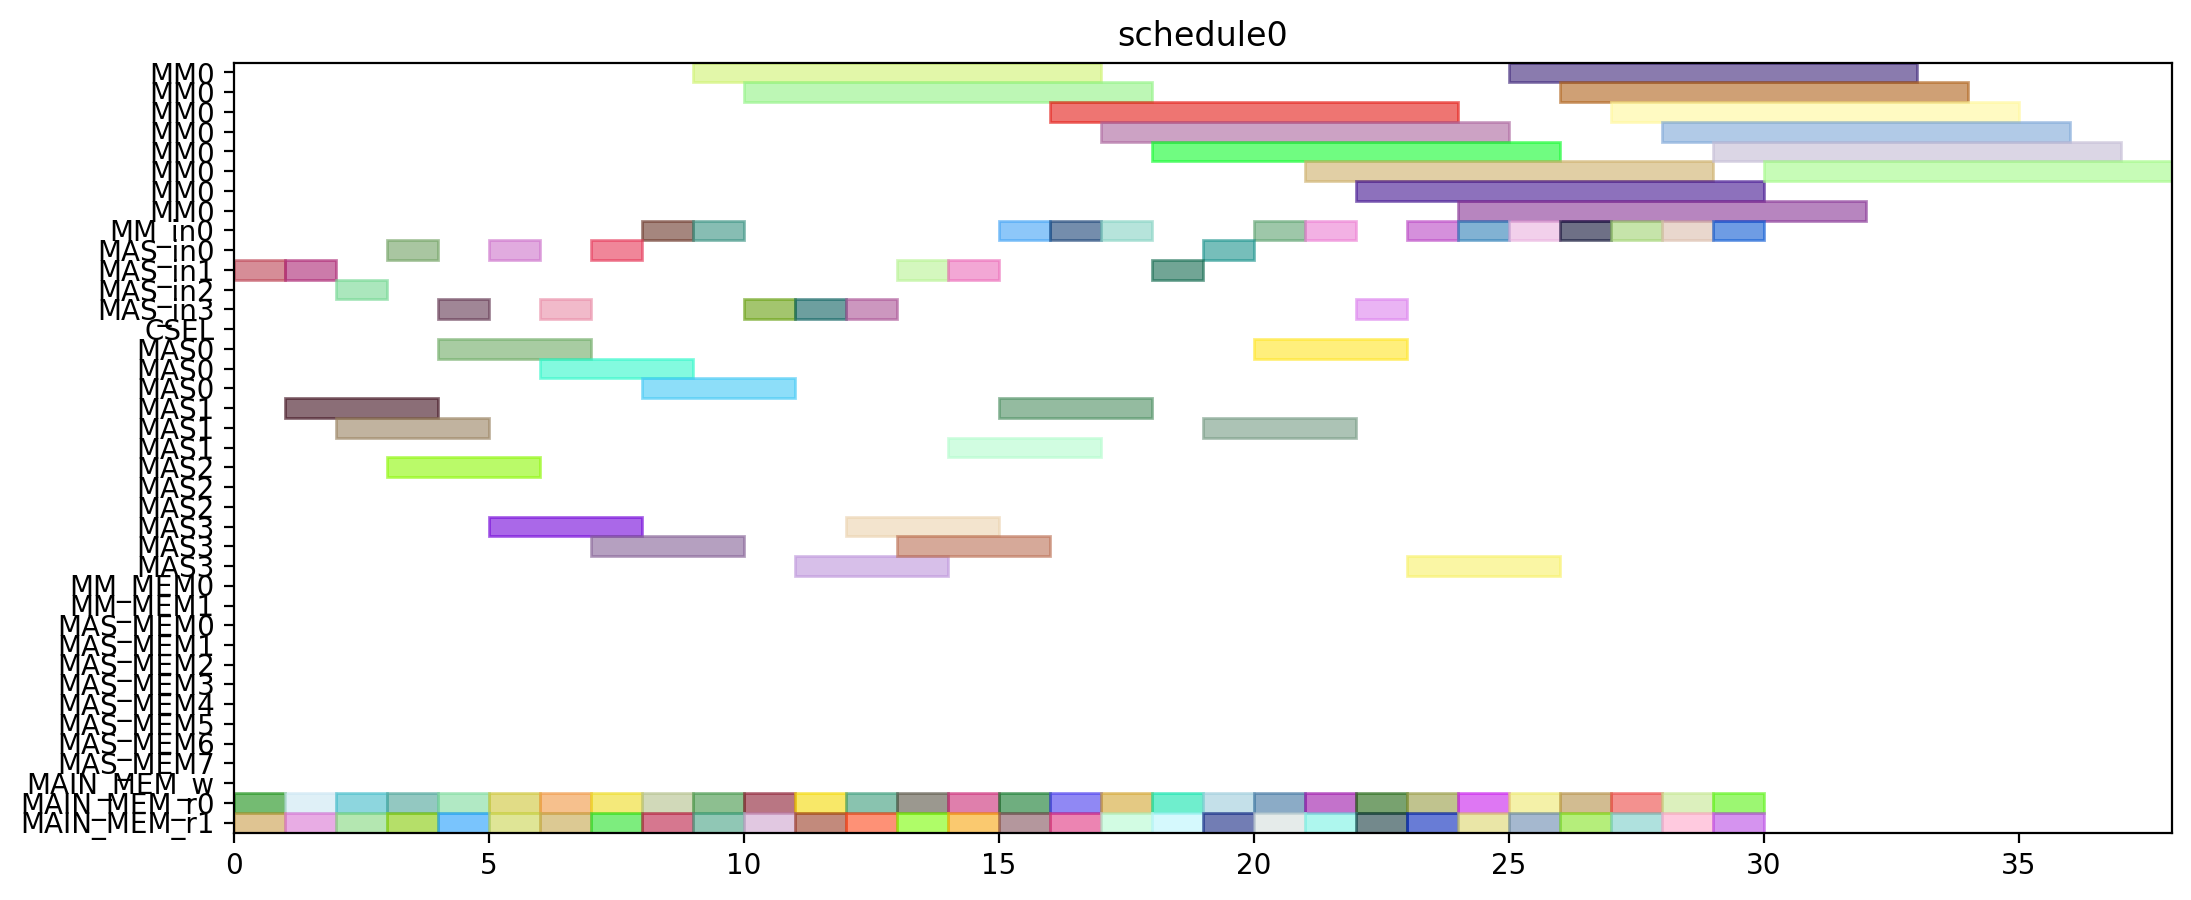

Generate this figure with Python:
from pyschedule import Scenario, solvers, plotters, alt


def solve():
	horizon = 120
	S = Scenario("schedule0", horizon=horizon)

	# resource
	MM = S.Resources('MM', num=1, size=8)
	MM_in = S.Resources('MM_in', num=1)
	MAS_in = S.Resources('MAS_in', num=4)
	CSEL = S.Resource('CSEL')
	MAS = S.Resources('MAS', num=4, size=3, periods=range(1, horizon))
	MM_MEM = S.Resources('MM_MEM', num=2)
	MAS_MEM = S.Resources('MAS_MEM', num=8)
	MAIN_MEM_w = S.Resource('MAIN_MEM_w', size=1)
	MAIN_MEM_r = S.Resources('MAIN_MEM_r', num=2)

	# result of previous scheduling

	# new tasks
	t1_t0 = S.Task('t1_t0', length=8, delay_cost=1)
	t1_t0 += alt(MM)
	t1_t0_in = S.Task('t1_t0_in', length=1, delay_cost=1)
	t1_t0_in += alt(MM_in)
	S += t1_t0_in*MM_in[0]<=t1_t0*MM[0]
	t1_t0_mem0 = S.Task('t1_t0_mem0', length=1, delay_cost=1)
	t1_t0_mem0 += MAIN_MEM_r[0]
	S += t1_t0_mem0 <= t1_t0

	t1_t0_mem1 = S.Task('t1_t0_mem1', length=1, delay_cost=1)
	t1_t0_mem1 += MAIN_MEM_r[1]
	S += t1_t0_mem1 <= t1_t0

	t1_t1 = S.Task('t1_t1', length=8, delay_cost=1)
	t1_t1 += alt(MM)
	t1_t1_in = S.Task('t1_t1_in', length=1, delay_cost=1)
	t1_t1_in += alt(MM_in)
	S += t1_t1_in*MM_in[0]<=t1_t1*MM[0]
	t1_t1_mem0 = S.Task('t1_t1_mem0', length=1, delay_cost=1)
	t1_t1_mem0 += MAIN_MEM_r[0]
	S += t1_t1_mem0 <= t1_t1

	t1_t1_mem1 = S.Task('t1_t1_mem1', length=1, delay_cost=1)
	t1_t1_mem1 += MAIN_MEM_r[1]
	S += t1_t1_mem1 <= t1_t1

	t1_t2 = S.Task('t1_t2', length=3, delay_cost=1)
	t1_t2 += alt(MAS)
	t1_t2_in = S.Task('t1_t2_in', length=1, delay_cost=1)
	t1_t2_in += alt(MAS_in)
	S += t1_t2_in*MAS_in[0]<=t1_t2*MAS[0]

	S += t1_t2_in*MAS_in[1]<=t1_t2*MAS[1]

	S += t1_t2_in*MAS_in[2]<=t1_t2*MAS[2]

	S += t1_t2_in*MAS_in[3]<=t1_t2*MAS[3]

	t1_t2_mem0 = S.Task('t1_t2_mem0', length=1, delay_cost=1)
	t1_t2_mem0 += MAIN_MEM_r[0]
	S += t1_t2_mem0 <= t1_t2

	t1_t2_mem1 = S.Task('t1_t2_mem1', length=1, delay_cost=1)
	t1_t2_mem1 += MAIN_MEM_r[1]
	S += t1_t2_mem1 <= t1_t2

	t1_t3 = S.Task('t1_t3', length=3, delay_cost=1)
	t1_t3 += alt(MAS)
	t1_t3_in = S.Task('t1_t3_in', length=1, delay_cost=1)
	t1_t3_in += alt(MAS_in)
	S += t1_t3_in*MAS_in[0]<=t1_t3*MAS[0]

	S += t1_t3_in*MAS_in[1]<=t1_t3*MAS[1]

	S += t1_t3_in*MAS_in[2]<=t1_t3*MAS[2]

	S += t1_t3_in*MAS_in[3]<=t1_t3*MAS[3]

	t1_t3_mem0 = S.Task('t1_t3_mem0', length=1, delay_cost=1)
	t1_t3_mem0 += MAIN_MEM_r[0]
	S += t1_t3_mem0 <= t1_t3

	t1_t3_mem1 = S.Task('t1_t3_mem1', length=1, delay_cost=1)
	t1_t3_mem1 += MAIN_MEM_r[1]
	S += t1_t3_mem1 <= t1_t3

	t2_t0 = S.Task('t2_t0', length=8, delay_cost=1)
	t2_t0 += alt(MM)
	t2_t0_in = S.Task('t2_t0_in', length=1, delay_cost=1)
	t2_t0_in += alt(MM_in)
	S += t2_t0_in*MM_in[0]<=t2_t0*MM[0]
	t2_t0_mem0 = S.Task('t2_t0_mem0', length=1, delay_cost=1)
	t2_t0_mem0 += MAIN_MEM_r[0]
	S += t2_t0_mem0 <= t2_t0

	t2_t0_mem1 = S.Task('t2_t0_mem1', length=1, delay_cost=1)
	t2_t0_mem1 += MAIN_MEM_r[1]
	S += t2_t0_mem1 <= t2_t0

	t2_t1 = S.Task('t2_t1', length=8, delay_cost=1)
	t2_t1 += alt(MM)
	t2_t1_in = S.Task('t2_t1_in', length=1, delay_cost=1)
	t2_t1_in += alt(MM_in)
	S += t2_t1_in*MM_in[0]<=t2_t1*MM[0]
	t2_t1_mem0 = S.Task('t2_t1_mem0', length=1, delay_cost=1)
	t2_t1_mem0 += MAIN_MEM_r[0]
	S += t2_t1_mem0 <= t2_t1

	t2_t1_mem1 = S.Task('t2_t1_mem1', length=1, delay_cost=1)
	t2_t1_mem1 += MAIN_MEM_r[1]
	S += t2_t1_mem1 <= t2_t1

	t2_t2 = S.Task('t2_t2', length=3, delay_cost=1)
	t2_t2 += alt(MAS)
	t2_t2_in = S.Task('t2_t2_in', length=1, delay_cost=1)
	t2_t2_in += alt(MAS_in)
	S += t2_t2_in*MAS_in[0]<=t2_t2*MAS[0]

	S += t2_t2_in*MAS_in[1]<=t2_t2*MAS[1]

	S += t2_t2_in*MAS_in[2]<=t2_t2*MAS[2]

	S += t2_t2_in*MAS_in[3]<=t2_t2*MAS[3]

	t2_t2_mem0 = S.Task('t2_t2_mem0', length=1, delay_cost=1)
	t2_t2_mem0 += MAIN_MEM_r[0]
	S += t2_t2_mem0 <= t2_t2

	t2_t2_mem1 = S.Task('t2_t2_mem1', length=1, delay_cost=1)
	t2_t2_mem1 += MAIN_MEM_r[1]
	S += t2_t2_mem1 <= t2_t2

	t2_t3 = S.Task('t2_t3', length=3, delay_cost=1)
	t2_t3 += alt(MAS)
	t2_t3_in = S.Task('t2_t3_in', length=1, delay_cost=1)
	t2_t3_in += alt(MAS_in)
	S += t2_t3_in*MAS_in[0]<=t2_t3*MAS[0]

	S += t2_t3_in*MAS_in[1]<=t2_t3*MAS[1]

	S += t2_t3_in*MAS_in[2]<=t2_t3*MAS[2]

	S += t2_t3_in*MAS_in[3]<=t2_t3*MAS[3]

	t2_t3_mem0 = S.Task('t2_t3_mem0', length=1, delay_cost=1)
	t2_t3_mem0 += MAIN_MEM_r[0]
	S += t2_t3_mem0 <= t2_t3

	t2_t3_mem1 = S.Task('t2_t3_mem1', length=1, delay_cost=1)
	t2_t3_mem1 += MAIN_MEM_r[1]
	S += t2_t3_mem1 <= t2_t3

	t0_t0 = S.Task('t0_t0', length=8, delay_cost=1)
	t0_t0 += alt(MM)
	t0_t0_in = S.Task('t0_t0_in', length=1, delay_cost=1)
	t0_t0_in += alt(MM_in)
	S += t0_t0_in*MM_in[0]<=t0_t0*MM[0]
	t0_t0_mem0 = S.Task('t0_t0_mem0', length=1, delay_cost=1)
	t0_t0_mem0 += MAIN_MEM_r[0]
	S += t0_t0_mem0 <= t0_t0

	t0_t0_mem1 = S.Task('t0_t0_mem1', length=1, delay_cost=1)
	t0_t0_mem1 += MAIN_MEM_r[1]
	S += t0_t0_mem1 <= t0_t0

	t0_t1 = S.Task('t0_t1', length=8, delay_cost=1)
	t0_t1 += alt(MM)
	t0_t1_in = S.Task('t0_t1_in', length=1, delay_cost=1)
	t0_t1_in += alt(MM_in)
	S += t0_t1_in*MM_in[0]<=t0_t1*MM[0]
	t0_t1_mem0 = S.Task('t0_t1_mem0', length=1, delay_cost=1)
	t0_t1_mem0 += MAIN_MEM_r[0]
	S += t0_t1_mem0 <= t0_t1

	t0_t1_mem1 = S.Task('t0_t1_mem1', length=1, delay_cost=1)
	t0_t1_mem1 += MAIN_MEM_r[1]
	S += t0_t1_mem1 <= t0_t1

	t0_t2 = S.Task('t0_t2', length=3, delay_cost=1)
	t0_t2 += alt(MAS)
	t0_t2_in = S.Task('t0_t2_in', length=1, delay_cost=1)
	t0_t2_in += alt(MAS_in)
	S += t0_t2_in*MAS_in[0]<=t0_t2*MAS[0]

	S += t0_t2_in*MAS_in[1]<=t0_t2*MAS[1]

	S += t0_t2_in*MAS_in[2]<=t0_t2*MAS[2]

	S += t0_t2_in*MAS_in[3]<=t0_t2*MAS[3]

	t0_t2_mem0 = S.Task('t0_t2_mem0', length=1, delay_cost=1)
	t0_t2_mem0 += MAIN_MEM_r[0]
	S += t0_t2_mem0 <= t0_t2

	t0_t2_mem1 = S.Task('t0_t2_mem1', length=1, delay_cost=1)
	t0_t2_mem1 += MAIN_MEM_r[1]
	S += t0_t2_mem1 <= t0_t2

	t0_t3 = S.Task('t0_t3', length=3, delay_cost=1)
	t0_t3 += alt(MAS)
	t0_t3_in = S.Task('t0_t3_in', length=1, delay_cost=1)
	t0_t3_in += alt(MAS_in)
	S += t0_t3_in*MAS_in[0]<=t0_t3*MAS[0]

	S += t0_t3_in*MAS_in[1]<=t0_t3*MAS[1]

	S += t0_t3_in*MAS_in[2]<=t0_t3*MAS[2]

	S += t0_t3_in*MAS_in[3]<=t0_t3*MAS[3]

	t0_t3_mem0 = S.Task('t0_t3_mem0', length=1, delay_cost=1)
	t0_t3_mem0 += MAIN_MEM_r[0]
	S += t0_t3_mem0 <= t0_t3

	t0_t3_mem1 = S.Task('t0_t3_mem1', length=1, delay_cost=1)
	t0_t3_mem1 += MAIN_MEM_r[1]
	S += t0_t3_mem1 <= t0_t3

	t4_t0_t0 = S.Task('t4_t0_t0', length=8, delay_cost=1)
	t4_t0_t0 += alt(MM)
	t4_t0_t0_in = S.Task('t4_t0_t0_in', length=1, delay_cost=1)
	t4_t0_t0_in += alt(MM_in)
	S += t4_t0_t0_in*MM_in[0]<=t4_t0_t0*MM[0]
	t4_t0_t0_mem0 = S.Task('t4_t0_t0_mem0', length=1, delay_cost=1)
	t4_t0_t0_mem0 += MAIN_MEM_r[0]
	S += t4_t0_t0_mem0 <= t4_t0_t0

	t4_t0_t0_mem1 = S.Task('t4_t0_t0_mem1', length=1, delay_cost=1)
	t4_t0_t0_mem1 += MAIN_MEM_r[1]
	S += t4_t0_t0_mem1 <= t4_t0_t0

	t4_t0_t1 = S.Task('t4_t0_t1', length=8, delay_cost=1)
	t4_t0_t1 += alt(MM)
	t4_t0_t1_in = S.Task('t4_t0_t1_in', length=1, delay_cost=1)
	t4_t0_t1_in += alt(MM_in)
	S += t4_t0_t1_in*MM_in[0]<=t4_t0_t1*MM[0]
	t4_t0_t1_mem0 = S.Task('t4_t0_t1_mem0', length=1, delay_cost=1)
	t4_t0_t1_mem0 += MAIN_MEM_r[0]
	S += t4_t0_t1_mem0 <= t4_t0_t1

	t4_t0_t1_mem1 = S.Task('t4_t0_t1_mem1', length=1, delay_cost=1)
	t4_t0_t1_mem1 += MAIN_MEM_r[1]
	S += t4_t0_t1_mem1 <= t4_t0_t1

	t4_t0_t2 = S.Task('t4_t0_t2', length=3, delay_cost=1)
	t4_t0_t2 += alt(MAS)
	t4_t0_t2_in = S.Task('t4_t0_t2_in', length=1, delay_cost=1)
	t4_t0_t2_in += alt(MAS_in)
	S += t4_t0_t2_in*MAS_in[0]<=t4_t0_t2*MAS[0]

	S += t4_t0_t2_in*MAS_in[1]<=t4_t0_t2*MAS[1]

	S += t4_t0_t2_in*MAS_in[2]<=t4_t0_t2*MAS[2]

	S += t4_t0_t2_in*MAS_in[3]<=t4_t0_t2*MAS[3]

	t4_t0_t2_mem0 = S.Task('t4_t0_t2_mem0', length=1, delay_cost=1)
	t4_t0_t2_mem0 += MAIN_MEM_r[0]
	S += t4_t0_t2_mem0 <= t4_t0_t2

	t4_t0_t2_mem1 = S.Task('t4_t0_t2_mem1', length=1, delay_cost=1)
	t4_t0_t2_mem1 += MAIN_MEM_r[1]
	S += t4_t0_t2_mem1 <= t4_t0_t2

	t4_t0_t3 = S.Task('t4_t0_t3', length=3, delay_cost=1)
	t4_t0_t3 += alt(MAS)
	t4_t0_t3_in = S.Task('t4_t0_t3_in', length=1, delay_cost=1)
	t4_t0_t3_in += alt(MAS_in)
	S += t4_t0_t3_in*MAS_in[0]<=t4_t0_t3*MAS[0]

	S += t4_t0_t3_in*MAS_in[1]<=t4_t0_t3*MAS[1]

	S += t4_t0_t3_in*MAS_in[2]<=t4_t0_t3*MAS[2]

	S += t4_t0_t3_in*MAS_in[3]<=t4_t0_t3*MAS[3]

	t4_t0_t3_mem0 = S.Task('t4_t0_t3_mem0', length=1, delay_cost=1)
	t4_t0_t3_mem0 += MAIN_MEM_r[0]
	S += t4_t0_t3_mem0 <= t4_t0_t3

	t4_t0_t3_mem1 = S.Task('t4_t0_t3_mem1', length=1, delay_cost=1)
	t4_t0_t3_mem1 += MAIN_MEM_r[1]
	S += t4_t0_t3_mem1 <= t4_t0_t3

	t4_t1_t0 = S.Task('t4_t1_t0', length=8, delay_cost=1)
	t4_t1_t0 += alt(MM)
	t4_t1_t0_in = S.Task('t4_t1_t0_in', length=1, delay_cost=1)
	t4_t1_t0_in += alt(MM_in)
	S += t4_t1_t0_in*MM_in[0]<=t4_t1_t0*MM[0]
	t4_t1_t0_mem0 = S.Task('t4_t1_t0_mem0', length=1, delay_cost=1)
	t4_t1_t0_mem0 += MAIN_MEM_r[0]
	S += t4_t1_t0_mem0 <= t4_t1_t0

	t4_t1_t0_mem1 = S.Task('t4_t1_t0_mem1', length=1, delay_cost=1)
	t4_t1_t0_mem1 += MAIN_MEM_r[1]
	S += t4_t1_t0_mem1 <= t4_t1_t0

	t4_t1_t1 = S.Task('t4_t1_t1', length=8, delay_cost=1)
	t4_t1_t1 += alt(MM)
	t4_t1_t1_in = S.Task('t4_t1_t1_in', length=1, delay_cost=1)
	t4_t1_t1_in += alt(MM_in)
	S += t4_t1_t1_in*MM_in[0]<=t4_t1_t1*MM[0]
	t4_t1_t1_mem0 = S.Task('t4_t1_t1_mem0', length=1, delay_cost=1)
	t4_t1_t1_mem0 += MAIN_MEM_r[0]
	S += t4_t1_t1_mem0 <= t4_t1_t1

	t4_t1_t1_mem1 = S.Task('t4_t1_t1_mem1', length=1, delay_cost=1)
	t4_t1_t1_mem1 += MAIN_MEM_r[1]
	S += t4_t1_t1_mem1 <= t4_t1_t1

	t4_t1_t2 = S.Task('t4_t1_t2', length=3, delay_cost=1)
	t4_t1_t2 += alt(MAS)
	t4_t1_t2_in = S.Task('t4_t1_t2_in', length=1, delay_cost=1)
	t4_t1_t2_in += alt(MAS_in)
	S += t4_t1_t2_in*MAS_in[0]<=t4_t1_t2*MAS[0]

	S += t4_t1_t2_in*MAS_in[1]<=t4_t1_t2*MAS[1]

	S += t4_t1_t2_in*MAS_in[2]<=t4_t1_t2*MAS[2]

	S += t4_t1_t2_in*MAS_in[3]<=t4_t1_t2*MAS[3]

	t4_t1_t2_mem0 = S.Task('t4_t1_t2_mem0', length=1, delay_cost=1)
	t4_t1_t2_mem0 += MAIN_MEM_r[0]
	S += t4_t1_t2_mem0 <= t4_t1_t2

	t4_t1_t2_mem1 = S.Task('t4_t1_t2_mem1', length=1, delay_cost=1)
	t4_t1_t2_mem1 += MAIN_MEM_r[1]
	S += t4_t1_t2_mem1 <= t4_t1_t2

	t4_t1_t3 = S.Task('t4_t1_t3', length=3, delay_cost=1)
	t4_t1_t3 += alt(MAS)
	t4_t1_t3_in = S.Task('t4_t1_t3_in', length=1, delay_cost=1)
	t4_t1_t3_in += alt(MAS_in)
	S += t4_t1_t3_in*MAS_in[0]<=t4_t1_t3*MAS[0]

	S += t4_t1_t3_in*MAS_in[1]<=t4_t1_t3*MAS[1]

	S += t4_t1_t3_in*MAS_in[2]<=t4_t1_t3*MAS[2]

	S += t4_t1_t3_in*MAS_in[3]<=t4_t1_t3*MAS[3]

	t4_t1_t3_mem0 = S.Task('t4_t1_t3_mem0', length=1, delay_cost=1)
	t4_t1_t3_mem0 += MAIN_MEM_r[0]
	S += t4_t1_t3_mem0 <= t4_t1_t3

	t4_t1_t3_mem1 = S.Task('t4_t1_t3_mem1', length=1, delay_cost=1)
	t4_t1_t3_mem1 += MAIN_MEM_r[1]
	S += t4_t1_t3_mem1 <= t4_t1_t3

	t4_t2_t0 = S.Task('t4_t2_t0', length=8, delay_cost=1)
	t4_t2_t0 += alt(MM)
	t4_t2_t0_in = S.Task('t4_t2_t0_in', length=1, delay_cost=1)
	t4_t2_t0_in += alt(MM_in)
	S += t4_t2_t0_in*MM_in[0]<=t4_t2_t0*MM[0]
	t4_t2_t0_mem0 = S.Task('t4_t2_t0_mem0', length=1, delay_cost=1)
	t4_t2_t0_mem0 += MAIN_MEM_r[0]
	S += t4_t2_t0_mem0 <= t4_t2_t0

	t4_t2_t0_mem1 = S.Task('t4_t2_t0_mem1', length=1, delay_cost=1)
	t4_t2_t0_mem1 += MAIN_MEM_r[1]
	S += t4_t2_t0_mem1 <= t4_t2_t0

	t4_t2_t1 = S.Task('t4_t2_t1', length=8, delay_cost=1)
	t4_t2_t1 += alt(MM)
	t4_t2_t1_in = S.Task('t4_t2_t1_in', length=1, delay_cost=1)
	t4_t2_t1_in += alt(MM_in)
	S += t4_t2_t1_in*MM_in[0]<=t4_t2_t1*MM[0]
	t4_t2_t1_mem0 = S.Task('t4_t2_t1_mem0', length=1, delay_cost=1)
	t4_t2_t1_mem0 += MAIN_MEM_r[0]
	S += t4_t2_t1_mem0 <= t4_t2_t1

	t4_t2_t1_mem1 = S.Task('t4_t2_t1_mem1', length=1, delay_cost=1)
	t4_t2_t1_mem1 += MAIN_MEM_r[1]
	S += t4_t2_t1_mem1 <= t4_t2_t1

	t4_t2_t2 = S.Task('t4_t2_t2', length=3, delay_cost=1)
	t4_t2_t2 += alt(MAS)
	t4_t2_t2_in = S.Task('t4_t2_t2_in', length=1, delay_cost=1)
	t4_t2_t2_in += alt(MAS_in)
	S += t4_t2_t2_in*MAS_in[0]<=t4_t2_t2*MAS[0]

	S += t4_t2_t2_in*MAS_in[1]<=t4_t2_t2*MAS[1]

	S += t4_t2_t2_in*MAS_in[2]<=t4_t2_t2*MAS[2]

	S += t4_t2_t2_in*MAS_in[3]<=t4_t2_t2*MAS[3]

	t4_t2_t2_mem0 = S.Task('t4_t2_t2_mem0', length=1, delay_cost=1)
	t4_t2_t2_mem0 += MAIN_MEM_r[0]
	S += t4_t2_t2_mem0 <= t4_t2_t2

	t4_t2_t2_mem1 = S.Task('t4_t2_t2_mem1', length=1, delay_cost=1)
	t4_t2_t2_mem1 += MAIN_MEM_r[1]
	S += t4_t2_t2_mem1 <= t4_t2_t2

	t4_t2_t3 = S.Task('t4_t2_t3', length=3, delay_cost=1)
	t4_t2_t3 += alt(MAS)
	t4_t2_t3_in = S.Task('t4_t2_t3_in', length=1, delay_cost=1)
	t4_t2_t3_in += alt(MAS_in)
	S += t4_t2_t3_in*MAS_in[0]<=t4_t2_t3*MAS[0]

	S += t4_t2_t3_in*MAS_in[1]<=t4_t2_t3*MAS[1]

	S += t4_t2_t3_in*MAS_in[2]<=t4_t2_t3*MAS[2]

	S += t4_t2_t3_in*MAS_in[3]<=t4_t2_t3*MAS[3]

	t4_t2_t3_mem0 = S.Task('t4_t2_t3_mem0', length=1, delay_cost=1)
	t4_t2_t3_mem0 += MAIN_MEM_r[0]
	S += t4_t2_t3_mem0 <= t4_t2_t3

	t4_t2_t3_mem1 = S.Task('t4_t2_t3_mem1', length=1, delay_cost=1)
	t4_t2_t3_mem1 += MAIN_MEM_r[1]
	S += t4_t2_t3_mem1 <= t4_t2_t3

	t4_t40 = S.Task('t4_t40', length=3, delay_cost=1)
	t4_t40 += alt(MAS)
	t4_t40_in = S.Task('t4_t40_in', length=1, delay_cost=1)
	t4_t40_in += alt(MAS_in)
	S += t4_t40_in*MAS_in[0]<=t4_t40*MAS[0]

	S += t4_t40_in*MAS_in[1]<=t4_t40*MAS[1]

	S += t4_t40_in*MAS_in[2]<=t4_t40*MAS[2]

	S += t4_t40_in*MAS_in[3]<=t4_t40*MAS[3]

	t4_t40_mem0 = S.Task('t4_t40_mem0', length=1, delay_cost=1)
	t4_t40_mem0 += MAIN_MEM_r[0]
	S += t4_t40_mem0 <= t4_t40

	t4_t40_mem1 = S.Task('t4_t40_mem1', length=1, delay_cost=1)
	t4_t40_mem1 += MAIN_MEM_r[1]
	S += t4_t40_mem1 <= t4_t40

	t4_t41 = S.Task('t4_t41', length=3, delay_cost=1)
	t4_t41 += alt(MAS)
	t4_t41_in = S.Task('t4_t41_in', length=1, delay_cost=1)
	t4_t41_in += alt(MAS_in)
	S += t4_t41_in*MAS_in[0]<=t4_t41*MAS[0]

	S += t4_t41_in*MAS_in[1]<=t4_t41*MAS[1]

	S += t4_t41_in*MAS_in[2]<=t4_t41*MAS[2]

	S += t4_t41_in*MAS_in[3]<=t4_t41*MAS[3]

	t4_t41_mem0 = S.Task('t4_t41_mem0', length=1, delay_cost=1)
	t4_t41_mem0 += MAIN_MEM_r[0]
	S += t4_t41_mem0 <= t4_t41

	t4_t41_mem1 = S.Task('t4_t41_mem1', length=1, delay_cost=1)
	t4_t41_mem1 += MAIN_MEM_r[1]
	S += t4_t41_mem1 <= t4_t41

	t4_t50 = S.Task('t4_t50', length=3, delay_cost=1)
	t4_t50 += alt(MAS)
	t4_t50_in = S.Task('t4_t50_in', length=1, delay_cost=1)
	t4_t50_in += alt(MAS_in)
	S += t4_t50_in*MAS_in[0]<=t4_t50*MAS[0]

	S += t4_t50_in*MAS_in[1]<=t4_t50*MAS[1]

	S += t4_t50_in*MAS_in[2]<=t4_t50*MAS[2]

	S += t4_t50_in*MAS_in[3]<=t4_t50*MAS[3]

	t4_t50_mem0 = S.Task('t4_t50_mem0', length=1, delay_cost=1)
	t4_t50_mem0 += MAIN_MEM_r[0]
	S += t4_t50_mem0 <= t4_t50

	t4_t50_mem1 = S.Task('t4_t50_mem1', length=1, delay_cost=1)
	t4_t50_mem1 += MAIN_MEM_r[1]
	S += t4_t50_mem1 <= t4_t50

	t4_t51 = S.Task('t4_t51', length=3, delay_cost=1)
	t4_t51 += alt(MAS)
	t4_t51_in = S.Task('t4_t51_in', length=1, delay_cost=1)
	t4_t51_in += alt(MAS_in)
	S += t4_t51_in*MAS_in[0]<=t4_t51*MAS[0]

	S += t4_t51_in*MAS_in[1]<=t4_t51*MAS[1]

	S += t4_t51_in*MAS_in[2]<=t4_t51*MAS[2]

	S += t4_t51_in*MAS_in[3]<=t4_t51*MAS[3]

	t4_t51_mem0 = S.Task('t4_t51_mem0', length=1, delay_cost=1)
	t4_t51_mem0 += MAIN_MEM_r[0]
	S += t4_t51_mem0 <= t4_t51

	t4_t51_mem1 = S.Task('t4_t51_mem1', length=1, delay_cost=1)
	t4_t51_mem1 += MAIN_MEM_r[1]
	S += t4_t51_mem1 <= t4_t51

	t4_t8_t0 = S.Task('t4_t8_t0', length=8, delay_cost=1)
	t4_t8_t0 += alt(MM)
	t4_t8_t0_in = S.Task('t4_t8_t0_in', length=1, delay_cost=1)
	t4_t8_t0_in += alt(MM_in)
	S += t4_t8_t0_in*MM_in[0]<=t4_t8_t0*MM[0]
	t4_t8_t0_mem0 = S.Task('t4_t8_t0_mem0', length=1, delay_cost=1)
	t4_t8_t0_mem0 += MAIN_MEM_r[0]
	S += t4_t8_t0_mem0 <= t4_t8_t0

	t4_t8_t0_mem1 = S.Task('t4_t8_t0_mem1', length=1, delay_cost=1)
	t4_t8_t0_mem1 += MAIN_MEM_r[1]
	S += t4_t8_t0_mem1 <= t4_t8_t0

	t4_t8_t1 = S.Task('t4_t8_t1', length=8, delay_cost=1)
	t4_t8_t1 += alt(MM)
	t4_t8_t1_in = S.Task('t4_t8_t1_in', length=1, delay_cost=1)
	t4_t8_t1_in += alt(MM_in)
	S += t4_t8_t1_in*MM_in[0]<=t4_t8_t1*MM[0]
	t4_t8_t1_mem0 = S.Task('t4_t8_t1_mem0', length=1, delay_cost=1)
	t4_t8_t1_mem0 += MAIN_MEM_r[0]
	S += t4_t8_t1_mem0 <= t4_t8_t1

	t4_t8_t1_mem1 = S.Task('t4_t8_t1_mem1', length=1, delay_cost=1)
	t4_t8_t1_mem1 += MAIN_MEM_r[1]
	S += t4_t8_t1_mem1 <= t4_t8_t1

	solvers.mip.solve(S,msg=1,kind='CPLEX',ratio_gap=1.01)

	solution = [['hoge']*len(S.solution()[1]) for i in range(len(S.solution()))]
	for i in range(len(S.solution())):
		for j in range(len(S.solution()[i])):
			solution[i][j]=str(S.solution()[i][j])
	print(solution)

	cycles = int(solution[-1][3])

	pic_file_name = "/home/mfukuda/ABE/multiRAM_multiMAS_16mux/scheduling_result/stage8MM1_stage3MAS4/SPARSE/schedule0.png"
	if(S.solution() != []):
		plotters.matplotlib.plot(S,img_filename=pic_file_name, show_task_labels=False, fig_size=(cycles*0.25+3, 5))

	return solution
